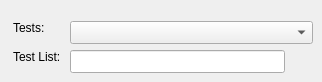
   <widget class="QWidget" name="pageDatalog">
    <widget class="QToolButton" name="PickTestDatalog">
     <property name="geometry">
      <rect>
       <x>291</x>
       <y>50</y>
       <width>22</width>
       <height>22</height>
      </rect>
     </property>
     <property name="minimumSize">
      <size>
       <width>22</width>
       <height>22</height>
      </size>
     </property>
     <property name="maximumSize">
      <size>
       <width>22</width>
       <height>22</height>
      </size>
     </property>
     <property name="palette">
      <palette>
       <active>
        <colorrole role="WindowText">
         <brush brushstyle="SolidPattern">
          <color alpha="255">
           <red>0</red>
           <green>64</green>
           <blue>128</blue>
          </color>
         </brush>
        </colorrole>
        <colorrole role="Button">
         <brush brushstyle="SolidPattern">
          <color alpha="255">
           <red>255</red>
           <green>255</green>
           <blue>204</blue>
          </color>
         </brush>
        </colorrole>
        <colorrole role="Light">
         <brush brushstyle="SolidPattern">
          <color alpha="255">
           <red>255</red>
           <green>255</green>
           <blue>255</blue>
          </color>
         </brush>
        </colorrole>
        <colorrole role="Midlight">
         <brush brushstyle="SolidPattern">
          <color alpha="255">
           <red>237</red>
           <green>228</green>
           <blue>219</blue>
          </color>
         </brush>
        </colorrole>
        <colorrole role="Dark">
         <brush brushstyle="SolidPattern">
          <color alpha="255">
           <red>128</red>
           <green>128</green>
           <blue>128</blue>
          </color>
         </brush>
        </colorrole>
        <colorrole role="Mid">
         <brush brushstyle="SolidPattern">
          <color alpha="255">
           <red>144</red>
           <green>139</green>
           <blue>133</blue>
          </color>
         </brush>
        </colorrole>
        <colorrole role="Text">
         <brush brushstyle="SolidPattern">
          <color alpha="255">
           <red>0</red>
           <green>0</green>
           <blue>0</blue>
          </color>
         </brush>
        </colorrole>
        <colorrole role="BrightText">
         <brush brushstyle="SolidPattern">
          <color alpha="255">
           <red>255</red>
           <green>255</green>
           <blue>255</blue>
          </color>
         </brush>
        </colorrole>
        <colorrole role="ButtonText">
         <brush brushstyle="SolidPattern">
          <color alpha="255">
           <red>0</red>
           <green>0</green>
           <blue>0</blue>
          </color>
         </brush>
        </colorrole>
        <colorrole role="Base">
         <brush brushstyle="SolidPattern">
          <color alpha="255">
           <red>255</red>
           <green>255</green>
           <blue>255</blue>
          </color>
         </brush>
        </colorrole>
        <colorrole role="Window">
         <brush brushstyle="SolidPattern">
          <color alpha="255">
           <red>255</red>
           <green>255</green>
           <blue>204</blue>
          </color>
         </brush>
        </colorrole>
        <colorrole role="Shadow">
         <brush brushstyle="SolidPattern">
          <color alpha="255">
           <red>64</red>
           <green>64</green>
           <blue>64</blue>
          </color>
         </brush>
        </colorrole>
        <colorrole role="Highlight">
         <brush brushstyle="SolidPattern">
          <color alpha="255">
           <red>0</red>
           <green>36</green>
           <blue>104</blue>
          </color>
         </brush>
        </colorrole>
        <colorrole role="HighlightedText">
         <brush brushstyle="SolidPattern">
          <color alpha="255">
           <red>255</red>
           <green>255</green>
           <blue>255</blue>
          </color>
         </brush>
        </colorrole>
        <colorrole role="Link">
         <brush brushstyle="SolidPattern">
          <color alpha="255">
           <red>0</red>
           <green>0</green>
           <blue>255</blue>
          </color>
         </brush>
        </colorrole>
        <colorrole role="LinkVisited">
         <brush brushstyle="SolidPattern">
          <color alpha="255">
           <red>255</red>
           <green>0</green>
           <blue>255</blue>
          </color>
         </brush>
        </colorrole>
       </active>
       <inactive>
        <colorrole role="WindowText">
         <brush brushstyle="SolidPattern">
          <color alpha="255">
           <red>0</red>
           <green>64</green>
           <blue>128</blue>
          </color>
         </brush>
        </colorrole>
        <colorrole role="Button">
         <brush brushstyle="SolidPattern">
          <color alpha="255">
           <red>255</red>
           <green>255</green>
           <blue>204</blue>
          </color>
         </brush>
        </colorrole>
        <colorrole role="Light">
         <brush brushstyle="SolidPattern">
          <color alpha="255">
           <red>255</red>
           <green>255</green>
           <blue>255</blue>
          </color>
         </brush>
        </colorrole>
        <colorrole role="Midlight">
         <brush brushstyle="SolidPattern">
          <color alpha="255">
           <red>237</red>
           <green>228</green>
           <blue>219</blue>
          </color>
         </brush>
        </colorrole>
        <colorrole role="Dark">
         <brush brushstyle="SolidPattern">
          <color alpha="255">
           <red>128</red>
           <green>128</green>
           <blue>128</blue>
          </color>
         </brush>
        </colorrole>
        <colorrole role="Mid">
         <brush brushstyle="SolidPattern">
          <color alpha="255">
           <red>144</red>
           <green>139</green>
           <blue>133</blue>
          </color>
         </brush>
        </colorrole>
        <colorrole role="Text">
         <brush brushstyle="SolidPattern">
          <color alpha="255">
           <red>0</red>
           <green>0</green>
           <blue>0</blue>
          </color>
         </brush>
        </colorrole>
        <colorrole role="BrightText">
         <brush brushstyle="SolidPattern">
          <color alpha="255">
           <red>255</red>
           <green>255</green>
           <blue>255</blue>
          </color>
         </brush>
        </colorrole>
        <colorrole role="ButtonText">
         <brush brushstyle="SolidPattern">
          <color alpha="255">
           <red>0</red>
           <green>0</green>
           <blue>0</blue>
          </color>
         </brush>
        </colorrole>
        <colorrole role="Base">
         <brush brushstyle="SolidPattern">
          <color alpha="255">
           <red>255</red>
           <green>255</green>
           <blue>255</blue>
          </color>
         </brush>
        </colorrole>
        <colorrole role="Window">
         <brush brushstyle="SolidPattern">
          <color alpha="255">
           <red>255</red>
           <green>255</green>
           <blue>204</blue>
          </color>
         </brush>
        </colorrole>
        <colorrole role="Shadow">
         <brush brushstyle="SolidPattern">
          <color alpha="255">
           <red>64</red>
           <green>64</green>
           <blue>64</blue>
          </color>
         </brush>
        </colorrole>
        <colorrole role="Highlight">
         <brush brushstyle="SolidPattern">
          <color alpha="255">
           <red>216</red>
           <green>208</green>
           <blue>200</blue>
          </color>
         </brush>
        </colorrole>
        <colorrole role="HighlightedText">
         <brush brushstyle="SolidPattern">
          <color alpha="255">
           <red>0</red>
           <green>0</green>
           <blue>0</blue>
          </color>
         </brush>
        </colorrole>
        <colorrole role="Link">
         <brush brushstyle="SolidPattern">
          <color alpha="255">
           <red>0</red>
           <green>0</green>
           <blue>255</blue>
          </color>
         </brush>
        </colorrole>
        <colorrole role="LinkVisited">
         <brush brushstyle="SolidPattern">
          <color alpha="255">
           <red>255</red>
           <green>0</green>
           <blue>255</blue>
          </color>
         </brush>
        </colorrole>
       </inactive>
       <disabled>
        <colorrole role="WindowText">
         <brush brushstyle="SolidPattern">
          <color alpha="255">
           <red>0</red>
           <green>64</green>
           <blue>128</blue>
          </color>
         </brush>
        </colorrole>
        <colorrole role="Button">
         <brush brushstyle="SolidPattern">
          <color alpha="255">
           <red>255</red>
           <green>255</green>
           <blue>204</blue>
          </color>
         </brush>
        </colorrole>
        <colorrole role="Light">
         <brush brushstyle="SolidPattern">
          <color alpha="255">
           <red>255</red>
           <green>255</green>
           <blue>255</blue>
          </color>
         </brush>
        </colorrole>
        <colorrole role="Midlight">
         <brush brushstyle="SolidPattern">
          <color alpha="255">
           <red>235</red>
           <green>231</green>
           <blue>227</blue>
          </color>
         </brush>
        </colorrole>
        <colorrole role="Dark">
         <brush brushstyle="SolidPattern">
          <color alpha="255">
           <red>128</red>
           <green>128</green>
           <blue>128</blue>
          </color>
         </brush>
        </colorrole>
        <colorrole role="Mid">
         <brush brushstyle="SolidPattern">
          <color alpha="255">
           <red>144</red>
           <green>139</green>
           <blue>133</blue>
          </color>
         </brush>
        </colorrole>
        <colorrole role="Text">
         <brush brushstyle="SolidPattern">
          <color alpha="255">
           <red>108</red>
           <green>104</green>
           <blue>100</blue>
          </color>
         </brush>
        </colorrole>
        <colorrole role="BrightText">
         <brush brushstyle="SolidPattern">
          <color alpha="255">
           <red>255</red>
           <green>255</green>
           <blue>255</blue>
          </color>
         </brush>
        </colorrole>
        <colorrole role="ButtonText">
         <brush brushstyle="SolidPattern">
          <color alpha="255">
           <red>108</red>
           <green>104</green>
           <blue>100</blue>
          </color>
         </brush>
        </colorrole>
        <colorrole role="Base">
         <brush brushstyle="SolidPattern">
          <color alpha="255">
           <red>255</red>
           <green>255</green>
           <blue>255</blue>
          </color>
         </brush>
        </colorrole>
        <colorrole role="Window">
         <brush brushstyle="SolidPattern">
          <color alpha="255">
           <red>255</red>
           <green>255</green>
           <blue>204</blue>
          </color>
         </brush>
        </colorrole>
        <colorrole role="Shadow">
         <brush brushstyle="SolidPattern">
          <color alpha="255">
           <red>0</red>
           <green>0</green>
           <blue>0</blue>
          </color>
         </brush>
        </colorrole>
        <colorrole role="Highlight">
         <brush brushstyle="SolidPattern">
          <color alpha="255">
           <red>0</red>
           <green>36</green>
           <blue>104</blue>
          </color>
         </brush>
        </colorrole>
        <colorrole role="HighlightedText">
         <brush brushstyle="SolidPattern">
          <color alpha="255">
           <red>255</red>
           <green>255</green>
           <blue>255</blue>
          </color>
         </brush>
        </colorrole>
        <colorrole role="Link">
         <brush brushstyle="SolidPattern">
          <color alpha="255">
           <red>0</red>
           <green>0</green>
           <blue>255</blue>
          </color>
         </brush>
        </colorrole>
        <colorrole role="LinkVisited">
         <brush brushstyle="SolidPattern">
          <color alpha="255">
           <red>255</red>
           <green>0</green>
           <blue>255</blue>
          </color>
         </brush>
        </colorrole>
       </disabled>
      </palette>
     </property>
     <property name="toolTip">
      <string>Pick tests from list</string>
     </property>
     <property name="text">
      <string/>
     </property>
     <property name="icon">
      <iconset resource="gex.qrc">
       <normaloff>:/gex/icons/combo.png</normaloff>:/gex/icons/combo.png</iconset>
     </property>
     <property name="iconSize">
      <size>
       <width>32</width>
       <height>32</height>
      </size>
     </property>
     <property name="autoRaise">
      <bool>true</bool>
     </property>
    </widget>
    <widget class="QComboBox" name="comboBoxTestTypeDatalog">
     <property name="geometry">
      <rect>
       <x>70</x>
       <y>21</y>
       <width>243</width>
       <height>23</height>
      </rect>
     </property>
     <property name="toolTip">
      <string>Type of tests to include in this section</string>
     </property>
    </widget>
    <widget class="QLabel" name="TextLabelTestListDatalog">
     <property name="geometry">
      <rect>
       <x>13</x>
       <y>50</y>
       <width>51</width>
       <height>23</height>
      </rect>
     </property>
     <property name="text">
      <string>Test List:</string>
     </property>
     <property name="alignment">
      <set>Qt::AlignTop</set>
     </property>
     <property name="wordWrap">
      <bool>true</bool>
     </property>
    </widget>
    <widget class="QLabel" name="TextLabelTestTypeDatalog">
     <property name="geometry">
      <rect>
       <x>13</x>
       <y>21</y>
       <width>51</width>
       <height>23</height>
      </rect>
     </property>
     <property name="text">
      <string>Tests:</string>
     </property>
     <property name="alignment">
      <set>Qt::AlignTop</set>
     </property>
     <property name="wordWrap">
      <bool>true</bool>
     </property>
    </widget>
    <widget class="QLineEdit" name="editTestListDatalog">
     <property name="geometry">
      <rect>
       <x>70</x>
       <y>50</y>
       <width>215</width>
       <height>23</height>
      </rect>
     </property>
     <property name="toolTip">
      <string>Enter list of tests in this report section</string>
     </property>
     <property name="maxLength">
      <number>254</number>
     </property>
    </widget>
   </widget>
